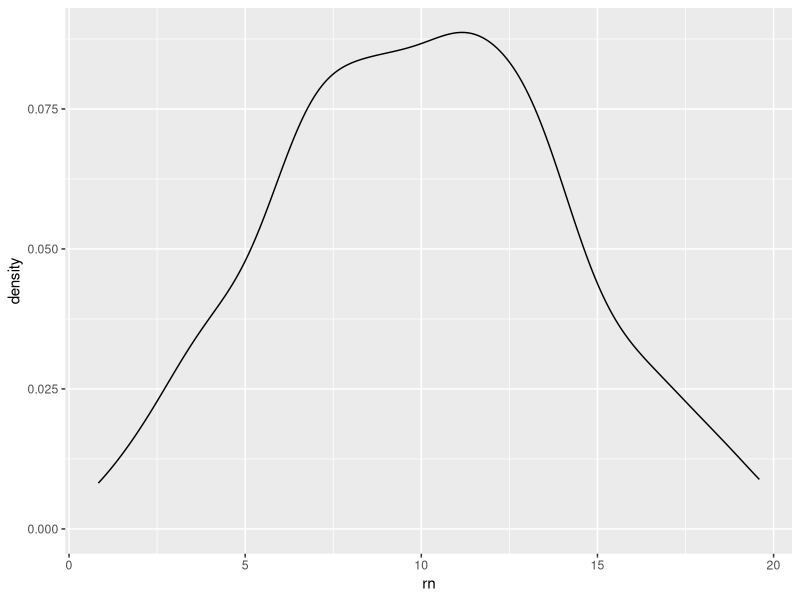
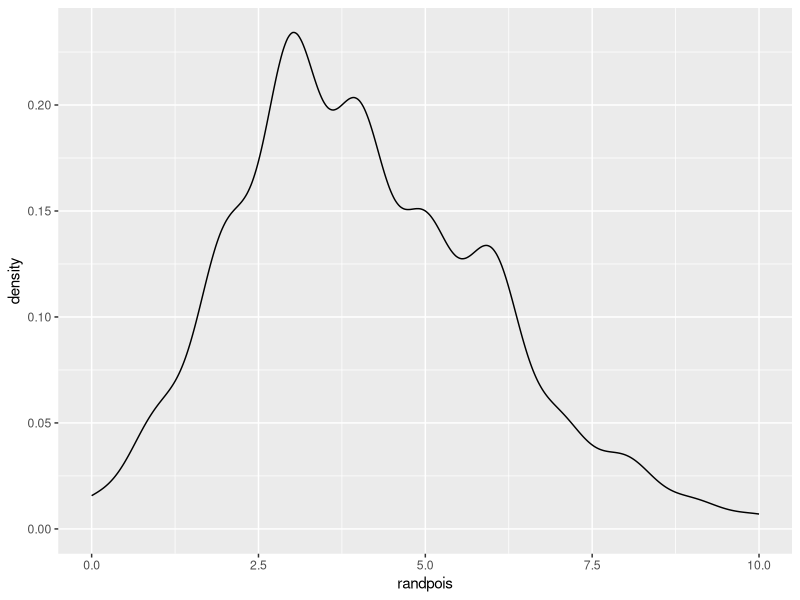
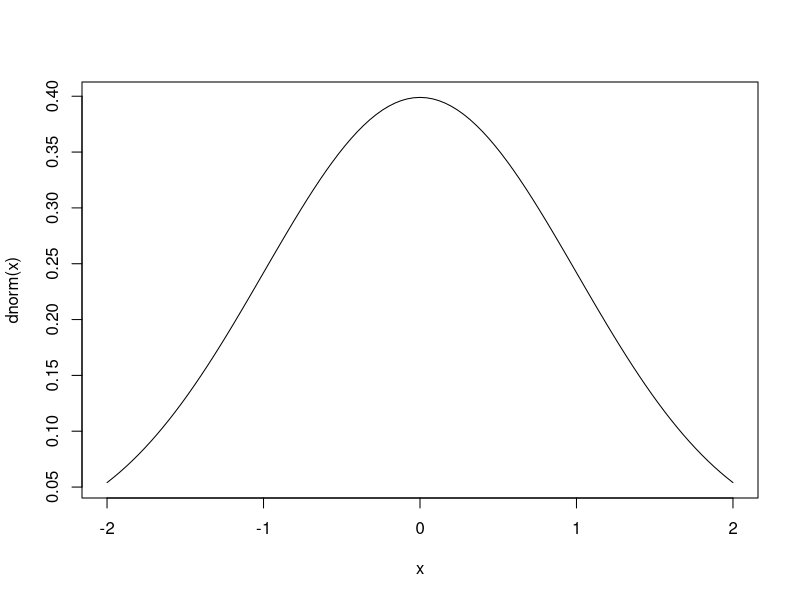
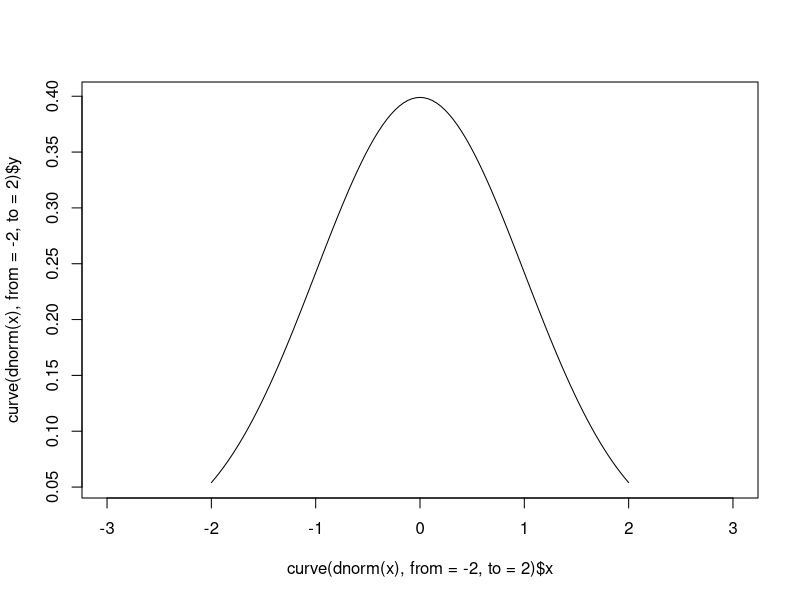
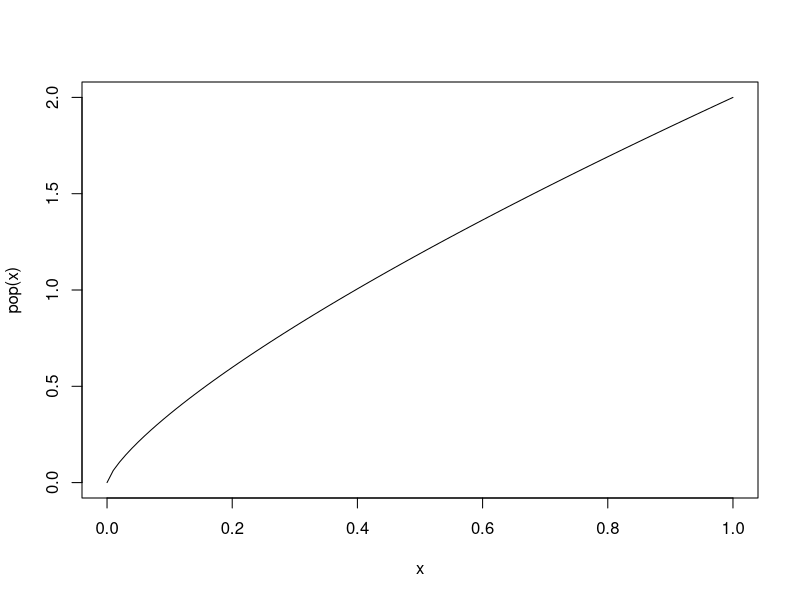
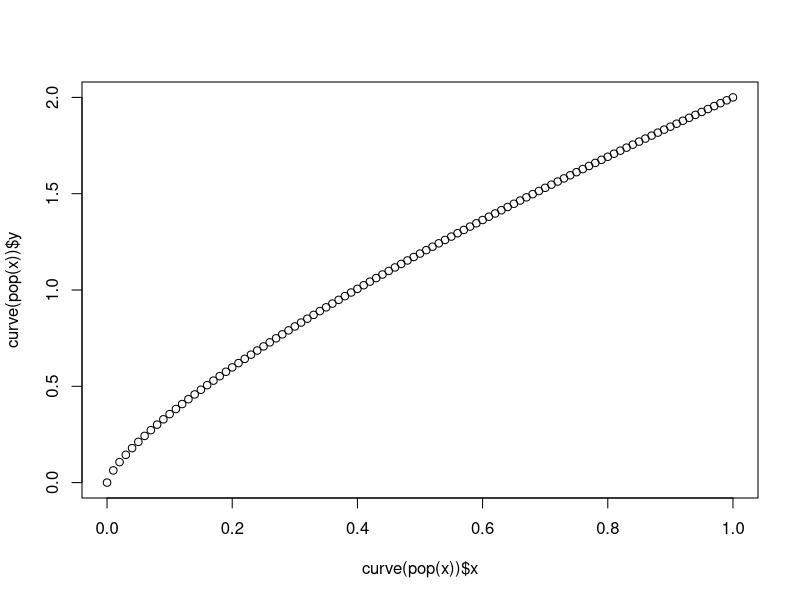
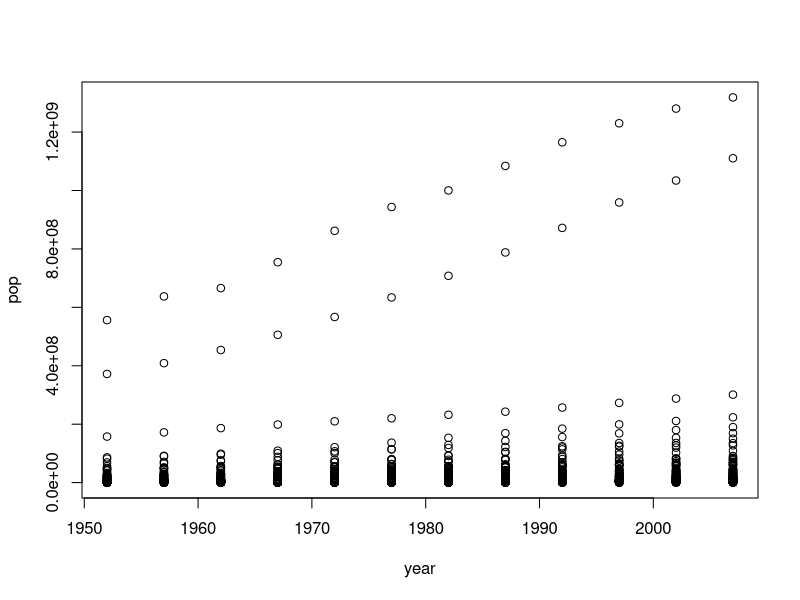
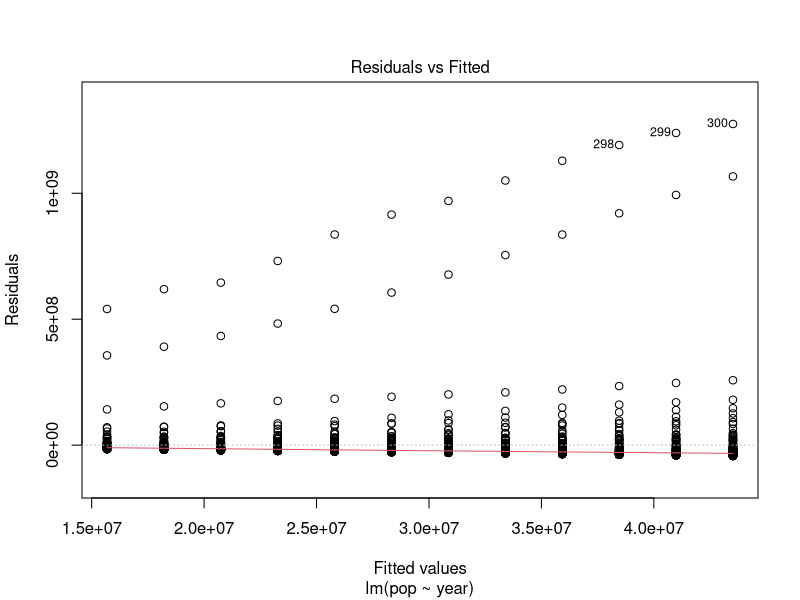

Here is the R script that generated these plots, in order:

# load data ---------------------------------------------------------------
gapminder <- read.csv("data/gapminder.csv")

# load packages -----------------------------------------------------------

library(dplyr)
library(ggplot2)
library(car)

# probability distributions -----------------------------------------------

# distr normal pode ser um numero com decimais, e pode ser negativa ou positiva, 
# vai de -infinito a +infinito
# rnorm  r is for random 

rnorm(n=30, mean=10,sd=4)
random_normal <- rnorm(n=300, mean=10,sd=4)

#create a dataframeto use ggplot

rand_df <- data.frame(rn=random_normal)
rand_df
ggplot(rand_df, aes(x=rn)) + geom_density()

## poisson distribution: simpler than normal distr 
## mean and variance are proportional to eachother equal here
## nao pode er negativa e tem que ser numeros enteros, aqui va de 0 a +infinito
?rpois
# n number of random values to return.
# lambda vector of (non-negative) means.

rand_df$randpois <- rpois(300, 4)
ggplot(rand_df, aes(x=randpois)) + geom_density()

### r. q, d
# the density function
# function curve

?curve
plot(curve(dnorm(x), from=-2, to=2), type="l", xlim=c(-3,3))


### curve for lines
 # example with species area curve
pop <- function(x){
  2*x^0.75
}
 
pop(4)
pop(40)
pop(400)

plot(curve(pop(x)))

# linear models -----------------------------------------------------------

head(gapminder)
lm(pop ~ year, data = gapminder)
model <- lm(pop ~ year, data = gapminder)
summary(model)

# t value = estimate / std error
# here we want to see the effect when the value is not zero

model2 <- lm(pop ~ year*continent, data = gapminder)
model3 <- lm(pop ~ year+continent, data = gapminder)
model4 <- lm(pop ~ year:continent, data = gapminder)
summary(model2)
summary(model3)
summary(model4)
# * means interaction of individual
# similar: year + continent + year:continent

# year is continuous variable
# continent is 0 or 1, binary variable 
# Africa está no intercepto porque es la primera en el alfabeto
# Estimate me muestra la diferencia entre los parametros
# no está correctos los grados de libertad,en este caso hay que cambiar el modelo.
# no es correcto porque hay pseudreplicacion

anova(model2)

# pero si invierto el modelo puede mudar si el modelo no es balaneado

model21 <- lm(pop ~ continent*year, data = gapminder)

model21 <- lm(pop ~ continent*year, data = gapminder)
anova(model21)

model22 <- lm(pop ~ year*gdpPercap, data = gapminder)
model23 <- lm(pop ~ gdpPercap*year, data = gapminder)
anova(model22)
anova(model23)

# mas nesse caso R por default calcula los cuadrados de forma secuencial tipo I
# tipo II suma de cuadrados considera o efeito de cada variavel
# independente de todas as outras, essa é a mais forte que tem
# mas quando tem interaçao no modelo todos os efeitos dependen dos outros
# ai voce faz ssqq tipo III para ver interação e testar s efeitos principais
# se nao efeito da interacao voce usa a tipo II
# anova sempre da secuencial, ou seja tipo I
# pacote car

Anova(model22, type = "III")
Anova(model23, type = "III")


Anova(model22, type = "II")
Anova(model23, type = "II")


# checking residuals ------------------------------------------------------

# SON LOS RESIDUOS LSO QUE DEBEN SER NORMALES, NO LOS DATOS, VER SI ELLOS ESTÁN IGUAL DE MAL

model5 <- lm(pop ~ year, data = gapminder)
summary(model5)
plot(pop ~ year, data = gapminder)
plot(model5)

qqnorm(resid(model5));qqline(resid(model5))
hist(resid(model5))

# isso aqui é do R para localizar un ponto en un grafico, aperta ESC al final
# ayuda a encontrar outliers

locator()
 

# fitting count data! -----------------------------------------------------

 ### transform the response variable!

model6 <- lm(log(pop) ~ year, data = gapminder)
plot(model6)
qqnorm(resid(model6));qqline(resid(model6))
hist(resid(model6), col = "violet")

## GLMs with poisson errors
 

model7 <- glm(pop ~year, data = gapminder, family = poisson)
plot(model7)

# esse modelo ajusta melhor ao dado porque a magnitude dos residuos é menor
summary(model7)
# z value muy alto y p value muyyyyy bajo, el modelo está super mal
# Ahi, los deviance null and residual deben ser vistos:
model7$deviance/model7$df.residual
# aqui deve ser menor do que 2 (acá da 90574383)
# para arreglar esto se usa dividir la variable respuesta, en este caso pop, por ese numero:
model71 <- glm(pop/model7$deviance/model7$df.residual ~year, data = gapminder, family = poisson)
plot(model71)
summary(model71)
 # o hacer una quasipoisson
model8 <- glm(pop ~ year, data = gapminder, family = quasipoisson())
plot(model8)
summary(model8)
# aqui todavia no está bien - así que lo mejor es vovler y transformar los datos
# aca no da AIC y eso no es bueno


